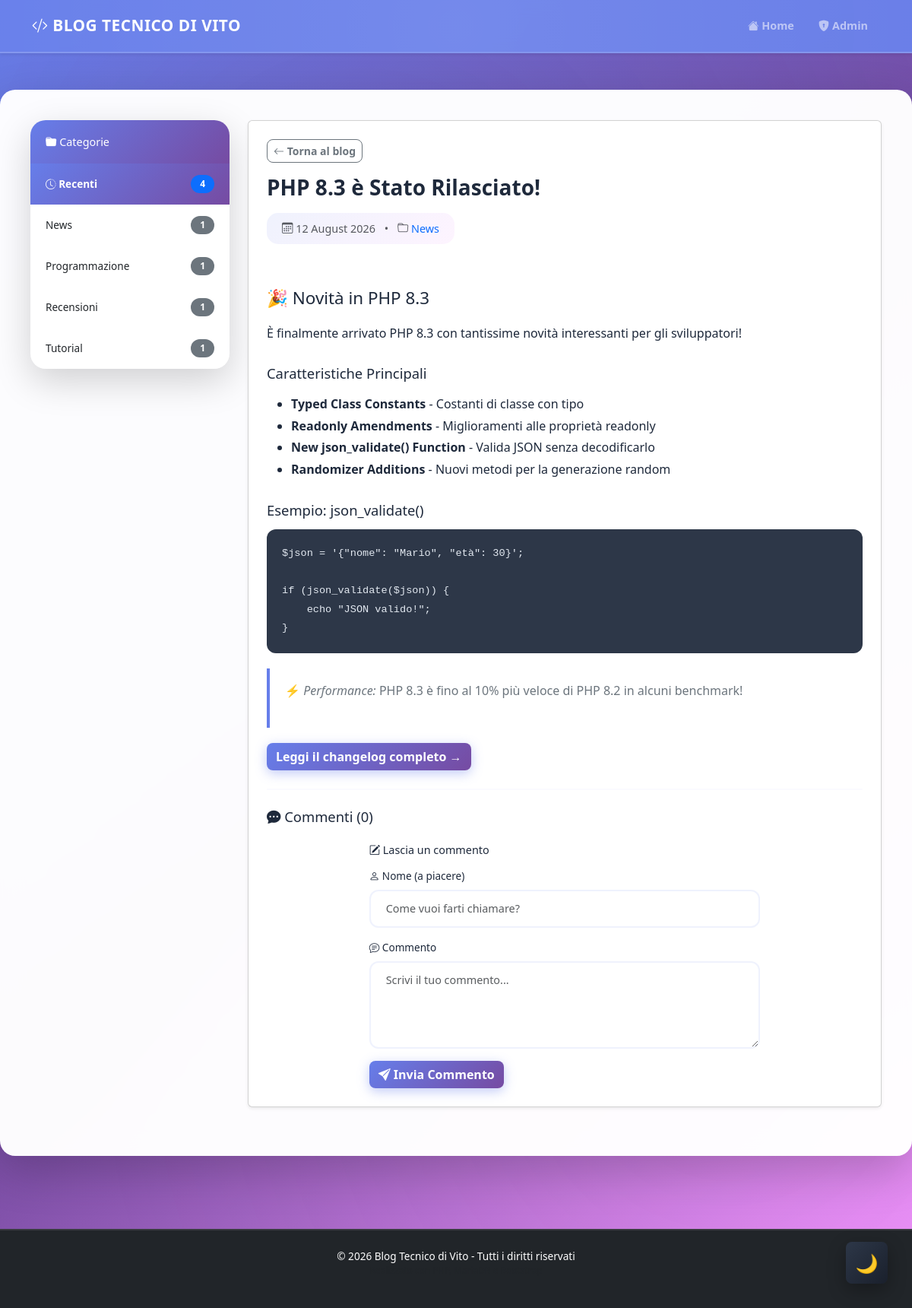
/?post=3, run on the app's committed database.
### tables this page shows
CREATE TABLE categorie (
    id INT AUTO_INCREMENT PRIMARY KEY,
    nome VARCHAR(100) NOT NULL,
    slug VARCHAR(100) NOT NULL UNIQUE,
    descrizione TEXT,
    created_at DATETIME DEFAULT CURRENT_TIMESTAMP
);

CREATE TABLE post (
    id INT AUTO_INCREMENT PRIMARY KEY,
    titolo VARCHAR(255) NOT NULL,
    slug VARCHAR(255) NOT NULL UNIQUE,
    contenuto LONGTEXT NOT NULL,
    data_creazione DATETIME DEFAULT CURRENT_TIMESTAMP,
    data_modifica DATETIME DEFAULT CURRENT_TIMESTAMP ON UPDATE CURRENT_TIMESTAMP,
    categoria_id INT,
    pubblicato TINYINT(1) DEFAULT 1,
    FOREIGN KEY (categoria_id) REFERENCES categorie(id) ON DELETE SET NULL
);

### index.php (the view, shortened to what this page needs)
<?php
require_once 'db.php';
$categoria_filtro = $_GET['cat'] ?? null;
$post_singolo_id = $_GET['post'] ?? null;
$post_singolo = null;
if ($post_singolo_id) {
    $stmt = $pdo->prepare("
        SELECT post.*, categorie.nome as cat_nome, categorie.slug as cat_slug
        FROM post
        LEFT JOIN categorie ON post.categoria_id = categorie.id
        WHERE post.id = ? AND post.pubblicato = 1
    ");
    $stmt->execute([$post_singolo_id]);
    $post_singolo = $stmt->fetch();
    $stmt_commenti = $pdo->prepare("SELECT * FROM commenti WHERE post_id = ? ORDER BY creato_il DESC");
    $stmt_commenti->execute([$post_singolo_id]);
    $commenti = $stmt_commenti->fetchAll();
}
$posts = $stmt->fetchAll();
$stmt_cat = $pdo->query("SELECT * FROM categorie ORDER BY nome");
$categorie = $stmt_cat->fetchAll();
$stmt_count = $pdo->query("
    SELECT categoria_id, COUNT(*) as count
    FROM post
    WHERE pubblicato = 1
    GROUP BY categoria_id
");
$post_count = [];
while ($row = $stmt_count->fetch()) {
    $post_count[$row['categoria_id']] = $row['count'];
}
$stmt_total = $pdo->query("SELECT COUNT(*) as total FROM post WHERE pubblicato = 1");
$totale_post = $stmt_total->fetch()['total'];
?>
<!DOCTYPE html>
<html lang="it">
<head>
    <link href="https://cdn.jsdelivr.net/npm/bootstrap@5.3.0/dist/css/bootstrap.min.css" rel="stylesheet">
    <link rel="stylesheet" href="https://cdn.jsdelivr.net/npm/bootstrap-icons@1.11.0/font/bootstrap-icons.css">
    <link rel="stylesheet" href="css/style.css">
</head>
<body>
    <nav class="navbar navbar-expand-lg navbar-dark bg-gradient-primary shadow-sm">
        <div class="container">
            <a class="navbar-brand fw-bold" href="index.php">
                <i class="bi bi-code-slash"></i> <?= SITE_NAME ?>
            </a>
            <div class="collapse navbar-collapse" id="navbarNav">
                <ul class="navbar-nav ms-auto">
                    <li class="nav-item">
                        <a class="nav-link <?= !$post_singolo_id && !$categoria_filtro ? 'active' : '' ?>" href="index.php">
                            <i class="bi bi-house-fill"></i> Home
                        </a>
                    </li>
                    <li class="nav-item">
                        <a class="nav-link" href="login.php">
                            <i class="bi bi-shield-lock-fill"></i> Admin
                        </a>
                    </li>
                </ul>
            </div>
        </div>
    </nav>
    <div class="container content-container my-5">
        <div class="row">
            <div class="col-lg-3 mb-4">
                <div class="card sidebar-card shadow-lg sticky-sidebar">
                    <div class="card-header text-white">
                        <h5 class="mb-0"><i class="bi bi-folder-fill"></i> Categorie</h5>
                    </div>
                    <ul class="list-group list-group-flush">
                        <li class="list-group-item <?= !$categoria_filtro ? 'active' : '' ?>">
                            <a href="index.php" class="text-decoration-none d-flex justify-content-between align-items-center">
                                <span><i class="bi bi-clock-history"></i> Recenti</span>
                                <span class="badge bg-primary rounded-pill"><?= $totale_post ?></span>
                            </a>
                        </li>
                        <?php foreach ($categorie as $cat): ?>
                            <li class="list-group-item <?= $categoria_filtro == $cat['id'] ? 'active' : '' ?>">
                                <a href="?cat=<?= $cat['id'] ?>" class="text-decoration-none d-flex justify-content-between align-items-center">
                                    <span><?= htmlspecialchars($cat['nome']) ?></span>
                                    <span class="badge bg-secondary rounded-pill">
                                        <?= $post_count[$cat['id']] ?? 0 ?>
                                    </span>
                                </a>
                            </li>
                        <?php endforeach; ?>
                    </ul>
                </div>
            </div>
            <div class="col-lg-9">
                <?php if ($post_singolo): ?>
                    <article class="card shadow-sm mb-4">
                        <div class="card-body p-4">
                            <div class="mb-3">
                                <a href="index.php" class="btn btn-sm btn-outline-secondary">
                                    <i class="bi bi-arrow-left"></i> Torna al blog
                                </a>
                            </div>
                            <h1 class="display-5 fw-bold mb-3"><?= htmlspecialchars($post_singolo['titolo']) ?></h1>
                            <div class="post-meta text-muted mb-4">
                                <i class="bi bi-calendar3"></i>
                                <?= date('d F Y', strtotime($post_singolo['data_creazione'])) ?>
                                <?php if ($post_singolo['cat_nome']): ?>
                                    <span class="mx-2">•</span>
                                    <i class="bi bi-folder"></i>
                                    <a href="?cat=<?= $post_singolo['categoria_id'] ?>" class="text-decoration-none">
                                        <?= htmlspecialchars($post_singolo['cat_nome']) ?>
                                    </a>
                                <?php endif; ?>
                            </div>
                            <div class="post-content">
                                <?= $post_singolo['contenuto'] ?>
                            </div>
                            <hr class="my-4">
                            <h3 class="mb-4"><i class="bi bi-chat-dots-fill"></i> Commenti (<?= count($commenti ?? []) ?>)</h3>
                            <div class="row justify-content-center">
                                <div class="col-md-8">
                                    <h5 class="mb-3"><i class="bi bi-pencil-square"></i> Lascia un commento</h5>
                                     <form method="POST" action="">
                                        <div class="mb-3">
                                            <label for="nome" class="form-label"><i class="bi bi-person"></i> Nome (a piacere)</label>
                                            <input type="text" class="form-control" id="nome" name="nome" required placeholder="Come vuoi farti chiamare?" maxlength="100">
                                        </div>
                                        <div class="mb-3">
                                            <label for="contenuto" class="form-label"><i class="bi bi-chat-text"></i> Commento</label>
                                            <textarea class="form-control" id="contenuto" name="contenuto" rows="4" required placeholder="Scrivi il tuo commento..." maxlength="5000"></textarea>
                                        </div>
                                        <button type="submit" class="btn btn-primary">
                                            <i class="bi bi-send-fill"></i> Invia Commento
                                        </button>
                                    </form>
                                </div>
                            </div>
                        </div>
                    </article>
                <?php endif; ?>
            </div>
        </div>
    </div>
    <button id="darkModeToggle"
            class="btn btn-dark-mode-toggle position-fixed"
            style="bottom: 2rem; right: 2rem; z-index: 9999;"
            title="Modalità Notte">
    </button>
    <footer class="bg-dark text-white py-4 mt-5">
        <div class="container text-center">
            <p class="mb-0">&copy; <?= date('Y') ?> <?= SITE_NAME ?> - Tutti i diritti riservati</p>
            <p class="small text-muted">Realizzato con PHP, MariaDB e Bootstrap</p>
        </div>
    </footer>
</body>
</html>

### data on the page
categorie: nome "News", id "1"
categorie: nome "Programmazione", id "1"
categorie: nome "Recensioni", id "1"
categorie: nome "Tutorial", id "1"
post: titolo "PHP 8.3 è Stato Rilasciato!", data_creazione "12 August 2026", categoria.nome "News", contenuto "🎉 Novità in PHP 8.3 È finalmente arrivato PHP 8.3 con tantissime novità interessanti per gli sviluppatori! Caratteristiche Principali Typed Class Constants - Costanti di classe con tipo Readonly Amendments - Miglioramenti alle proprietà readonly New json_validate() Function - Valida JSON senza decodificarlo Randomizer Additions - Nuovi metodi per la generazione random Esempio: json_validate() $json = '{\"nome\": \"Mario\", \"età\": 30}'; if (json_validate($json)) { echo \"JSON valido!\"; } ⚡ Performance: PHP 8.3 è fino al 10% più veloce di PHP 8.2 in alcuni benchmark! Leggi il changelog completo →"

### other printed values
SITE_NAME "BLOG TECNICO DI VITO"
$totale_post "4"
count($commenti ?? []) "0"
SITE_NAME "Blog Tecnico di Vito"
